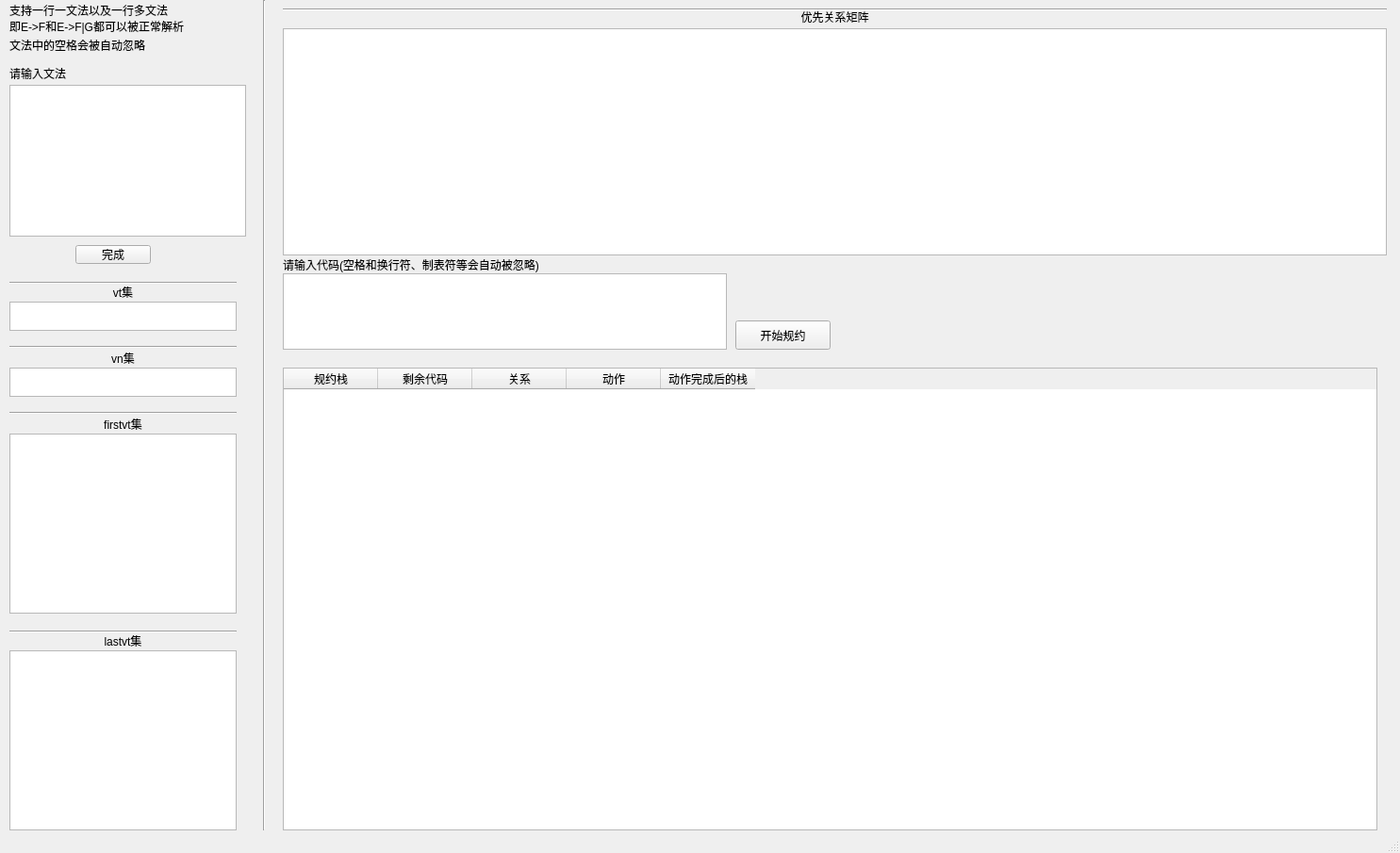
<?xml version="1.0" encoding="UTF-8"?>
<ui version="4.0">
 <class>MainWindow</class>
 <widget class="QMainWindow" name="MainWindow">
  <property name="geometry">
   <rect>
    <x>0</x>
    <y>0</y>
    <width>1485</width>
    <height>905</height>
   </rect>
  </property>
  <property name="windowTitle">
   <string>MainWindow</string>
  </property>
  <widget class="QWidget" name="centralWidget">
   <widget class="QPlainTextEdit" name="grammarEdit">
    <property name="geometry">
     <rect>
      <x>10</x>
      <y>90</y>
      <width>251</width>
      <height>161</height>
     </rect>
    </property>
   </widget>
   <widget class="QPushButton" name="grammarCompleteBtn">
    <property name="geometry">
     <rect>
      <x>80</x>
      <y>260</y>
      <width>80</width>
      <height>20</height>
     </rect>
    </property>
    <property name="text">
     <string>完成</string>
    </property>
   </widget>
   <widget class="QLabel" name="vtLabel">
    <property name="geometry">
     <rect>
      <x>10</x>
      <y>300</y>
      <width>241</width>
      <height>20</height>
     </rect>
    </property>
    <property name="text">
     <string>vt集</string>
    </property>
    <property name="alignment">
     <set>Qt::AlignCenter</set>
    </property>
   </widget>
   <widget class="QLabel" name="firstvtLabel">
    <property name="geometry">
     <rect>
      <x>10</x>
      <y>440</y>
      <width>241</width>
      <height>20</height>
     </rect>
    </property>
    <property name="text">
     <string>firstvt集</string>
    </property>
    <property name="alignment">
     <set>Qt::AlignCenter</set>
    </property>
   </widget>
   <widget class="QLabel" name="lastvtLabel">
    <property name="geometry">
     <rect>
      <x>10</x>
      <y>670</y>
      <width>241</width>
      <height>20</height>
     </rect>
    </property>
    <property name="text">
     <string>lastvt集</string>
    </property>
    <property name="alignment">
     <set>Qt::AlignCenter</set>
    </property>
   </widget>
   <widget class="QTextBrowser" name="firstvtBrowser">
    <property name="geometry">
     <rect>
      <x>10</x>
      <y>460</y>
      <width>241</width>
      <height>191</height>
     </rect>
    </property>
   </widget>
   <widget class="QTextBrowser" name="lastvtBrowser">
    <property name="geometry">
     <rect>
      <x>10</x>
      <y>690</y>
      <width>241</width>
      <height>191</height>
     </rect>
    </property>
   </widget>
   <widget class="QTextBrowser" name="vtBrowser">
    <property name="geometry">
     <rect>
      <x>10</x>
      <y>320</y>
      <width>241</width>
      <height>31</height>
     </rect>
    </property>
   </widget>
   <widget class="QLabel" name="relationLabel">
    <property name="geometry">
     <rect>
      <x>300</x>
      <y>10</y>
      <width>1171</width>
      <height>16</height>
     </rect>
    </property>
    <property name="text">
     <string>优先关系矩阵</string>
    </property>
    <property name="alignment">
     <set>Qt::AlignCenter</set>
    </property>
   </widget>
   <widget class="QTextBrowser" name="relationBrowser">
    <property name="geometry">
     <rect>
      <x>300</x>
      <y>30</y>
      <width>1171</width>
      <height>241</height>
     </rect>
    </property>
   </widget>
   <widget class="QTextEdit" name="codeEdit">
    <property name="geometry">
     <rect>
      <x>300</x>
      <y>290</y>
      <width>471</width>
      <height>81</height>
     </rect>
    </property>
   </widget>
   <widget class="QLabel" name="codeLabel">
    <property name="geometry">
     <rect>
      <x>300</x>
      <y>270</y>
      <width>541</width>
      <height>21</height>
     </rect>
    </property>
    <property name="text">
     <string>请输入代码(空格和换行符、制表符等会自动被忽略)</string>
    </property>
   </widget>
   <widget class="QPushButton" name="codeCompleteBtn">
    <property name="geometry">
     <rect>
      <x>780</x>
      <y>340</y>
      <width>101</width>
      <height>31</height>
     </rect>
    </property>
    <property name="text">
     <string>开始规约</string>
    </property>
   </widget>
   <widget class="QTableWidget" name="parsingWidget">
    <property name="geometry">
     <rect>
      <x>300</x>
      <y>390</y>
      <width>1161</width>
      <height>491</height>
     </rect>
    </property>
    <attribute name="horizontalHeaderVisible">
     <bool>true</bool>
    </attribute>
    <attribute name="horizontalHeaderCascadingSectionResizes">
     <bool>false</bool>
    </attribute>
    <column>
     <property name="text">
      <string>规约栈</string>
     </property>
    </column>
    <column>
     <property name="text">
      <string>剩余代码</string>
     </property>
    </column>
    <column>
     <property name="text">
      <string>关系</string>
     </property>
    </column>
    <column>
     <property name="text">
      <string>动作</string>
     </property>
    </column>
    <column>
     <property name="text">
      <string>动作完成后的栈</string>
     </property>
    </column>
   </widget>
   <widget class="QLabel" name="vnLabel">
    <property name="geometry">
     <rect>
      <x>10</x>
      <y>370</y>
      <width>241</width>
      <height>20</height>
     </rect>
    </property>
    <property name="text">
     <string>vn集</string>
    </property>
    <property name="alignment">
     <set>Qt::AlignCenter</set>
    </property>
   </widget>
   <widget class="QTextBrowser" name="vnBrowser">
    <property name="geometry">
     <rect>
      <x>10</x>
      <y>390</y>
      <width>241</width>
      <height>31</height>
     </rect>
    </property>
   </widget>
   <widget class="QLabel" name="label">
    <property name="geometry">
     <rect>
      <x>10</x>
      <y>0</y>
      <width>251</width>
      <height>21</height>
     </rect>
    </property>
    <property name="text">
     <string>支持一行一文法以及一行多文法</string>
    </property>
   </widget>
   <widget class="QLabel" name="label_2">
    <property name="geometry">
     <rect>
      <x>10</x>
      <y>20</y>
      <width>251</width>
      <height>16</height>
     </rect>
    </property>
    <property name="text">
     <string>即E-&gt;F和E-&gt;F|G都可以被正常解析</string>
    </property>
   </widget>
   <widget class="QLabel" name="label_3">
    <property name="geometry">
     <rect>
      <x>10</x>
      <y>40</y>
      <width>251</width>
      <height>16</height>
     </rect>
    </property>
    <property name="text">
     <string>文法中的空格会被自动忽略</string>
    </property>
   </widget>
   <widget class="QLabel" name="label_4">
    <property name="geometry">
     <rect>
      <x>10</x>
      <y>70</y>
      <width>251</width>
      <height>16</height>
     </rect>
    </property>
    <property name="text">
     <string>请输入文法</string>
    </property>
   </widget>
   <widget class="Line" name="line">
    <property name="geometry">
     <rect>
      <x>10</x>
      <y>290</y>
      <width>241</width>
      <height>20</height>
     </rect>
    </property>
    <property name="orientation">
     <enum>Qt::Horizontal</enum>
    </property>
   </widget>
   <widget class="Line" name="line_2">
    <property name="geometry">
     <rect>
      <x>10</x>
      <y>360</y>
      <width>241</width>
      <height>16</height>
     </rect>
    </property>
    <property name="orientation">
     <enum>Qt::Horizontal</enum>
    </property>
   </widget>
   <widget class="Line" name="line_3">
    <property name="geometry">
     <rect>
      <x>10</x>
      <y>430</y>
      <width>241</width>
      <height>16</height>
     </rect>
    </property>
    <property name="orientation">
     <enum>Qt::Horizontal</enum>
    </property>
   </widget>
   <widget class="Line" name="line_4">
    <property name="geometry">
     <rect>
      <x>10</x>
      <y>660</y>
      <width>241</width>
      <height>20</height>
     </rect>
    </property>
    <property name="orientation">
     <enum>Qt::Horizontal</enum>
    </property>
   </widget>
   <widget class="Line" name="line_5">
    <property name="geometry">
     <rect>
      <x>270</x>
      <y>0</y>
      <width>20</width>
      <height>881</height>
     </rect>
    </property>
    <property name="orientation">
     <enum>Qt::Vertical</enum>
    </property>
   </widget>
   <widget class="Line" name="line_6">
    <property name="geometry">
     <rect>
      <x>300</x>
      <y>0</y>
      <width>1171</width>
      <height>20</height>
     </rect>
    </property>
    <property name="orientation">
     <enum>Qt::Horizontal</enum>
    </property>
   </widget>
  </widget>
  <widget class="QStatusBar" name="statusBar"/>
 </widget>
 <layoutdefault spacing="6" margin="11"/>
 <resources/>
 <connections/>
</ui>
